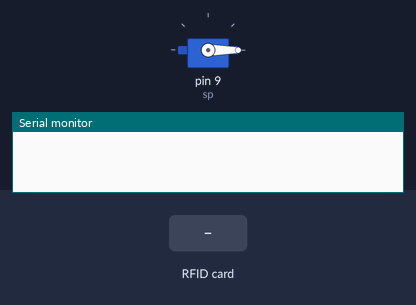
Recording of a sketch running on a simulated Arduino Mega 2560, built with avr-gcc and run on an emulated ATmega2560. Parts: servo, the last lines printed to the serial monitor. The inputs (shaded band) are chosen by the test bench.

Above: at 1.2 s.
1.3 s: RFID card BC 3B B5 C3 held to the reader
At 2.2 s:
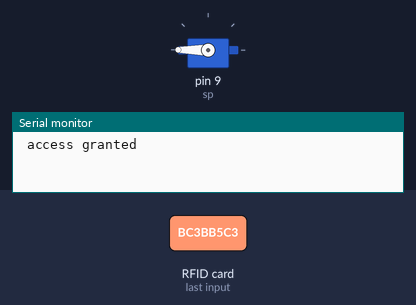
4.3 s: RFID card 5E 7A 19 C4 held to the reader
Timing chart, 0 to 7.3 s (numbered marks = the images above; inputs shaded):
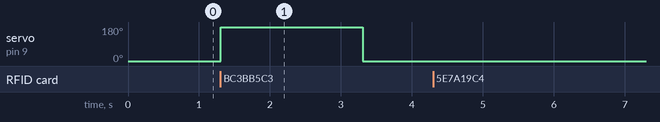

Measured:
- after the input at 1.3 s, servo on pin 9 (sp): 0° → 180° at once, → 0° 2.0 s later

The sketch:

RFID.ino
```cpp
#include<Servo.h>
#include<MFRC522.h>
#include<SPI.h>

Servo servo;
MFRC522 mfrc522(53, 5);  // for Arduino Mega
 int sp =9;

 String tagUID =  "BC 3B B5 C3" ;
//other spare card UID (86 62 D0 1F)


void setup()
{
  Serial.begin(9600);
  servo.attach(sp);
  servo.write(0);
  SPI.begin();
  mfrc522.PCD_Init();
}

void loop()
{
  if(!mfrc522.PICC_IsNewCardPresent())
  {
    return;
  }
  if(!mfrc522.PICC_ReadCardSerial())
  {
    return;
  }

//Reading the Card

  String tag ="";
  for(byte i =0; i<mfrc522.uid.size; i++)
  {
    tag.concat(String(mfrc522.uid.uidByte[i]< 0x10 ? "0" : " "));
    tag.concat(String(mfrc522.uid.uidByte[i], HEX));
  }

  tag.toUpperCase();

  //how to check the Card

   if(tag.substring(1) == String(tagUID) )
   {
    Serial.print("\n access granted");
    servo.write(180);
    delay(2000);
    servo.write(0);
   }

     else
     {
       //Serial.println( tag.substring(1));
       Serial.print(  "\n access denied");
     }


}
```
